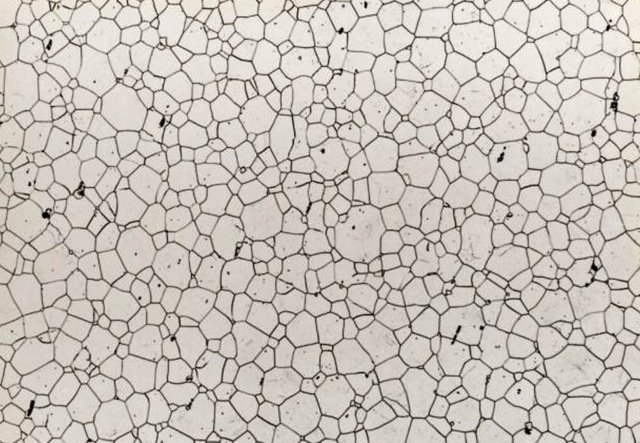
#> input picture grains2.jpg, 640 x 443 px
$ python 'Grain size analysis in python using a microscope image.py'
#> lines starting #> are read from the running program, lines starting #| are printed output that depends on the picture; after the words box and inside, x2 and y2 are one past the last pixel; in counts of white or black regions, pixels touching at a corner belong together
# -*- coding: utf-8 -*-
"""
Created on Fri Apr  9 19:37:12 2021

@author: abc
"""


"""

Step : 1 Read image and define size (if needed to convert results into microns , not pixels)
step : 2 Denoising if required and threshold image to separate grains from grains
step : 3 Clean up image , if needed (erode,etc.) and create a mask for grains
step : 4 Label grains in the masked image
step : 5 Measure the properties of each grain (object)
step : 6 Output results into a csv file


"""

import cv2
import numpy as np
from matplotlib import pyplot as plt
from scipy import ndimage
from skimage import io, color, measure

#step : 1  Read image and define size (if needed to convert results into microns , not pixels)

img = cv2.imread("grains2.jpg",cv2.IMREAD_GRAYSCALE);
#> img: shape (443, 640); min 0, max 255, mean 195
pixels_to_um = 0.5   # 1 pixel = 0.5 um or 500nm

#step : 2  Denoising if required and threshold image to separate grains from grains
#denoising not required
#plt.hist(img.flat, bins = 100, range=(0,255))

ret, thresh = cv2.threshold(img,0,255,cv2.THRESH_BINARY+cv2.THRESH_OTSU)
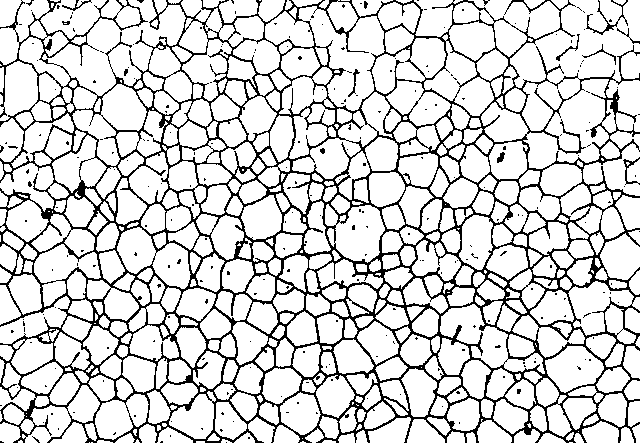
#> thresh: shape (443, 640); 83% white; black in thin lines or dots
#> ret = 165

#step : 3  Clean up image , if needed (erode,etc.) and create a mask for grains

kernel = np.ones((3,3),np.uint8)
eroded= cv2.erode(thresh, kernel, iterations = 1)
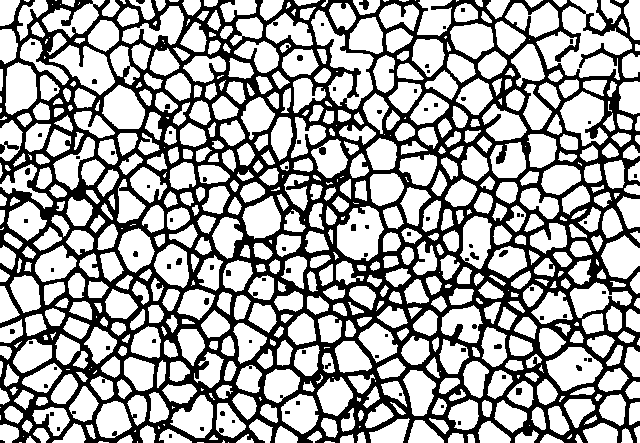
#> eroded: shape (443, 640); 63.5% white; 90 black regions (65 under 20 px), largest, box (x1, y1, x2, y2) and area: (0, 0, 640, 443) 101742, (0, 141, 19, 154) 102, (359, 0, 369, 10) 63
dilated= cv2.dilate(eroded, kernel, iterations = 1)
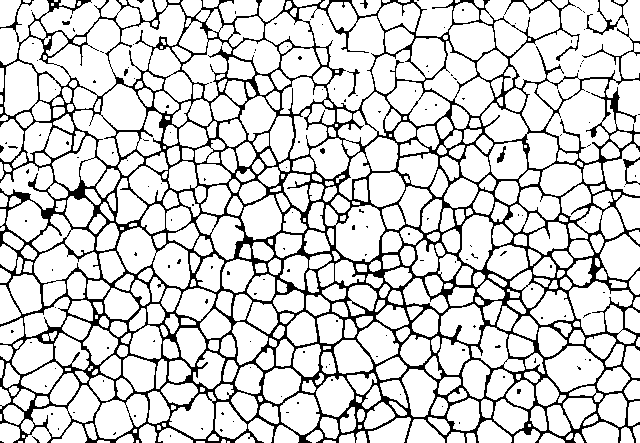
#> dilated: shape (443, 640); 82% white; black in thin lines or dots

#create a mask for grains
mask = dilated == 255
#> mask: shape (443, 640) bool; 82% white; black in thin lines or dots

#step : 4  Label grains in the masked image

s = [[1,1,1],[1,1,1],[1,1,1]]
labeled_mask, num_labels = ndimage.label(mask, structure=s)
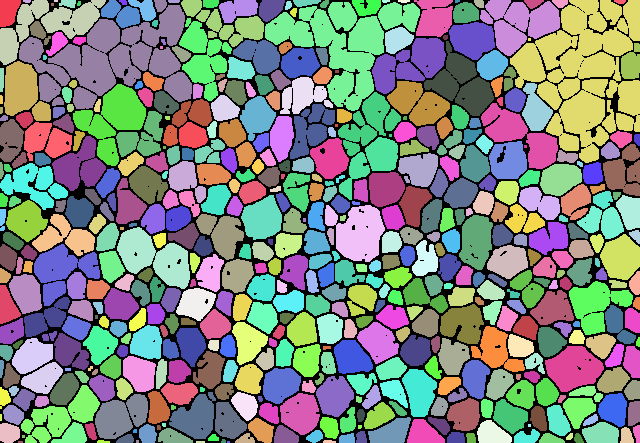
#> labeled_mask: shape (443, 640) int32; 511 distinct labels, from 0 to 510; one colour per label, 0 black
#> num_labels = 510

img2 = color.label2rgb(labeled_mask, bg_label=0)
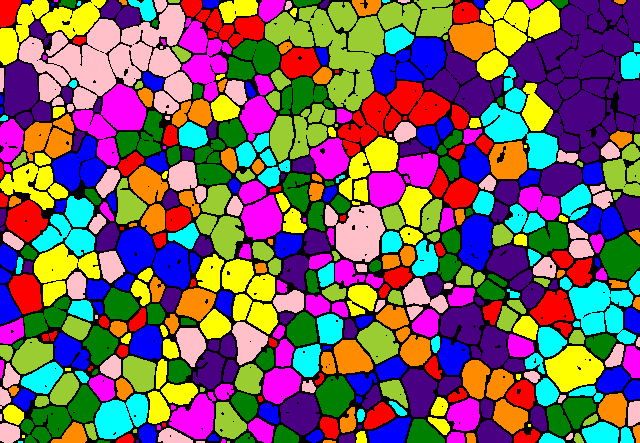
#> img2: shape (443, 640, 3) float64; mean R, G, B 0.468, 0.374, 0.377

cv2.imshow('Colored Grains',img2)
cv2.waitKey(0)


#step : 5 Measure the properties of each grain (object)


clusters = measure.regionprops(labeled_mask, img)
#> clusters = 510 regions; largest, box (x1, y1, x2, y2) and area: (510, 0, 640, 163) 11976, (19, 0, 192, 109) 8634, (265, 2, 420, 111) 6866, (73, 84, 146, 166) 2755, (0, 0, 106, 65) 2663

#step : 6 Output results into a csv file


propList = ['Area',
            'equivalent_diameter',
            'orientation',
            'MajorAxisLength',
            'MinorAxisLength',
            'perimeter',
            'MinIntensity',
            'MeanIntensity',
            'MaxIntensity']

output_file = open('image_measurements.csv', 'w')
output_file.write(',' + ",".join(propList) + '\n')

for cluster_props in clusters:
    #output cluster properties to the excel file
    output_file.write(str(cluster_props['Label']))
    for i, prop in enumerate(propList):
        if(prop == 'Area'):
            to_print = cluster_props[prop]*pixels_to_um**2  #Convert pixel square to micro
        elif(prop == 'orientation'):
            to_print = cluster_props[prop]*57.2958   #Convert to degrees from radians
        elif(prop.find('Intencity') <0):               #Any prop without intensity
            to_print = cluster_props[prop]*pixels_to_um
        else:
            to_print = cluster_props[prop]             #Remaining props
        output_file.write(',' + str(to_print))
    output_file.write('\n')


cv2.imshow("Thresholded Image",thresh)
cv2.imshow("eroded Image",eroded)
cv2.imshow("dialated Image",dilated)
cv2.waitKey(0)

$ run again, with grains1.jpg copied over grains2.jpg
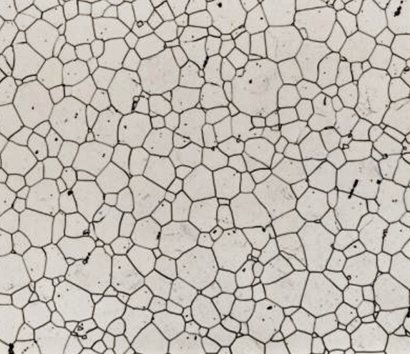
#> input picture grains1.jpg, 410 x 354 px
#> `ret, thresh = cv2.threshold(img,0,255,cv2.THRESH_BINARY+cv2.THRESH_OTSU)`:
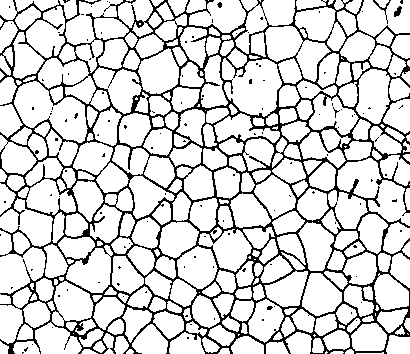
#> thresh: shape (354, 410); 83% white; black in thin lines or dots
#> ret = 157
#> eroded: shape (354, 410); 63.7% white; 46 black regions (33 under 20 px), largest, box (x1, y1, x2, y2) and area: (0, 0, 410, 354) 51842, (393, 0, 404, 18) 117, (216, 1, 223, 9) 47
#> dilated: shape (354, 410); 82% white; black in thin lines or dots
#> mask: shape (354, 410) bool; 82% white; black in thin lines or dots
#> labeled_mask: shape (354, 410) int32; 297 distinct labels, from 0 to 296
#> num_labels = 296
#> `img2 = color.label2rgb(labeled_mask, bg_label=0)`:
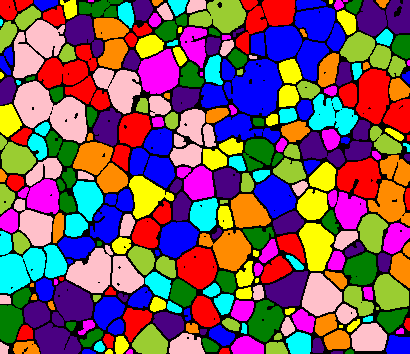
#> img2: shape (354, 410, 3) float64; mean R, G, B 0.479, 0.345, 0.389
#> clusters = 296 regions; largest, box (x1, y1, x2, y2) and area: (14, 81, 87, 143) 2519, (222, 59, 282, 116) 2412, (265, 26, 329, 81) 1837, (38, 58, 110, 110) 1767, (0, 231, 46, 294) 1708

$ run again, with grains3.jpg copied over grains2.jpg
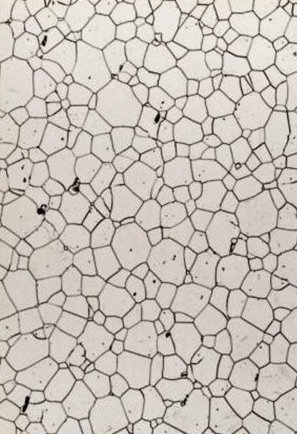
#> input picture grains3.jpg, 297 x 434 px
#> `ret, thresh = cv2.threshold(img,0,255,cv2.THRESH_BINARY+cv2.THRESH_OTSU)`:
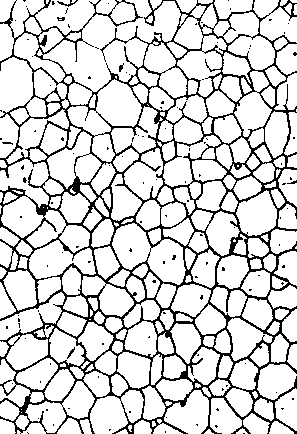
#> thresh: shape (434, 297); 83% white; black in thin lines or dots
#> ret = 165
#> eroded: shape (434, 297); 63.4% white; 44 black regions (29 under 20 px), largest, box (x1, y1, x2, y2) and area: (0, 0, 297, 434) 46392, (281, 176, 297, 186) 83, (56, 16, 66, 22) 56
#> dilated: shape (434, 297); 81.9% white; black in thin lines or dots
#> mask: shape (434, 297) bool; 81.9% white; black in thin lines or dots
#> labeled_mask: shape (434, 297) int32; 244 distinct labels, from 0 to 243
#> num_labels = 243
#> `img2 = color.label2rgb(labeled_mask, bg_label=0)`:
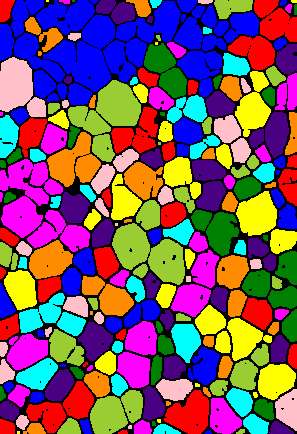
#> img2: shape (434, 297, 3) float64; mean R, G, B 0.471, 0.328, 0.399
#> clusters = 243 regions; largest, box (x1, y1, x2, y2) and area: (0, 0, 259, 105) 12518, (68, 80, 141, 162) 2753, (0, 159, 63, 238) 2637, (112, 223, 185, 285) 2482, (0, 57, 46, 117) 1798
